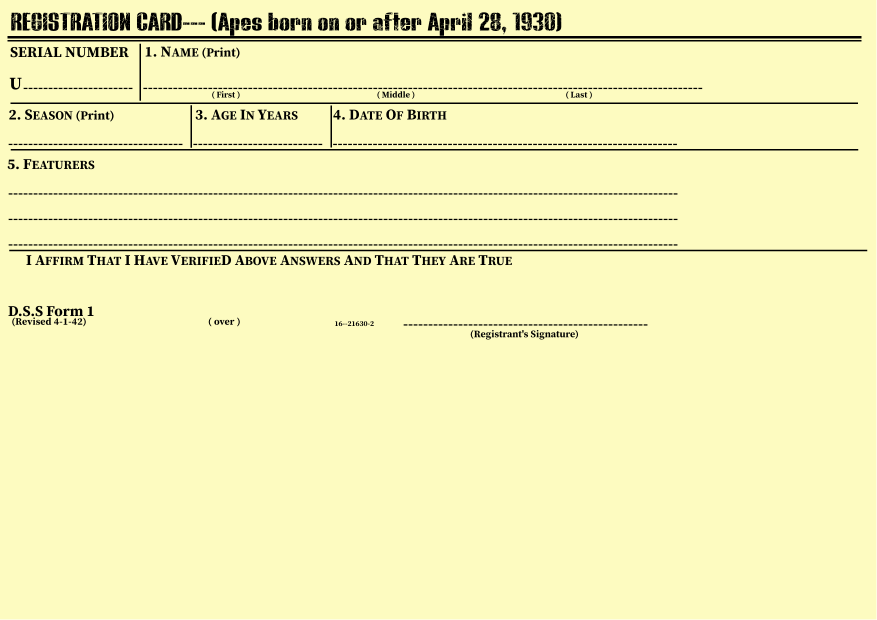
#> input picture Cards/registration_card.png, 3508 x 2480 px, found by its file name (shown at 1/4 size)
$ python cards.py
#> lines starting #> are read from the running program, lines starting #| are printed output that depends on the picture
from PIL import Image, ImageDraw, ImageFont
import os

def getFontWithPath(font_name):
    return os.path.abspath(os.path.join(os.path.dirname(__file__), "../Fonts/" + font_name + ".ttf"))

def getImageWithPath(image_full_name):
    return os.path.abspath(os.path.join(os.path.dirname(__file__), "../Cards/" + image_full_name))

gravitas_one = getFontWithPath("GravitasOne-Regular")
rock_salt = getFontWithPath("RockSalt-Regular")
typewriter = getFontWithPath("zai_OlivettiLettera22Typewriter")

gravitas_one_colour = (147, 0, 0)
rock_salt_colour = (0,0,100)
typewriter_colour = (0,0,0)

gravitas_one_100 = ImageFont.truetype(font=gravitas_one, size=100)
rock_salt_60 = ImageFont.truetype(font=rock_salt, size=60)
#rock_salt_60.set_variation_by_name("Bold")
rock_salt_70 = ImageFont.truetype(font=rock_salt, size=70)
typewriter_80 = ImageFont.truetype(font=typewriter, size=80)

registration_card = Image.open(getImageWithPath("registration_card.png"))
#> registration_card is the input picture: PIL image 3508x2480 RGBA; mean R, G, B, A 243.1, 241.2, 184.5, 254.6

drawable_image = ImageDraw.Draw(registration_card)

# NFT Number
drawable_image.text((160, 240), "105", fill=gravitas_one_colour,font=gravitas_one_100)

# Name
drawable_image.text((670, 220), "Unknown", fill=rock_salt_colour,font=rock_salt_70)

# Season
drawable_image.text((170, 460), "GENESIS", fill=rock_salt_colour,font=rock_salt_60)

# Age in Years
drawable_image.text((970, 450), "46", fill=rock_salt_colour,font=rock_salt_70)

# Date of Birth
drawable_image.text((1500, 435), "12/10/1932", fill=rock_salt_colour,font=rock_salt_70)

# FEATURERS

# Location
drawable_image.text((120, 717), "LOCATION: Shops", fill=typewriter_colour,font=typewriter_80)

# Clothes
drawable_image.text((135, 817), "CLOTHES: Dungarees", fill=typewriter_colour,font=typewriter_80)

# Head
drawable_image.text((120, 910), "HEAD: Flat Cap", fill=typewriter_colour,font=typewriter_80)

# Eyes
drawable_image.text((1200, 710), "EYES: Yellow Glasses", fill=typewriter_colour,font=typewriter_80)

# Mouth
drawable_image.text((1180, 822), "MOUTH: Cigarette", fill=typewriter_colour,font=typewriter_80)

# Neck
drawable_image.text((1200, 923), "NECK: Burn Mark", fill=typewriter_colour,font=typewriter_80)

registration_card.show()
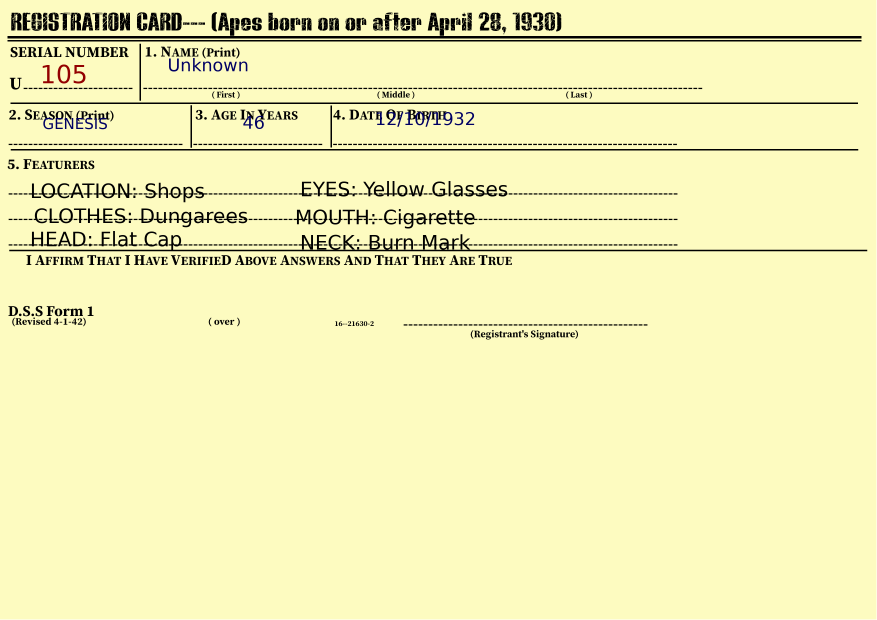
#> shown: PIL image 3508x2480 RGBA (shown at 1/4 size); mean R, G, B, A 240.7, 238.7, 182.8, 254.6; transparent parts drawn white
registration_card.save(getImageWithPath("result.png"))
